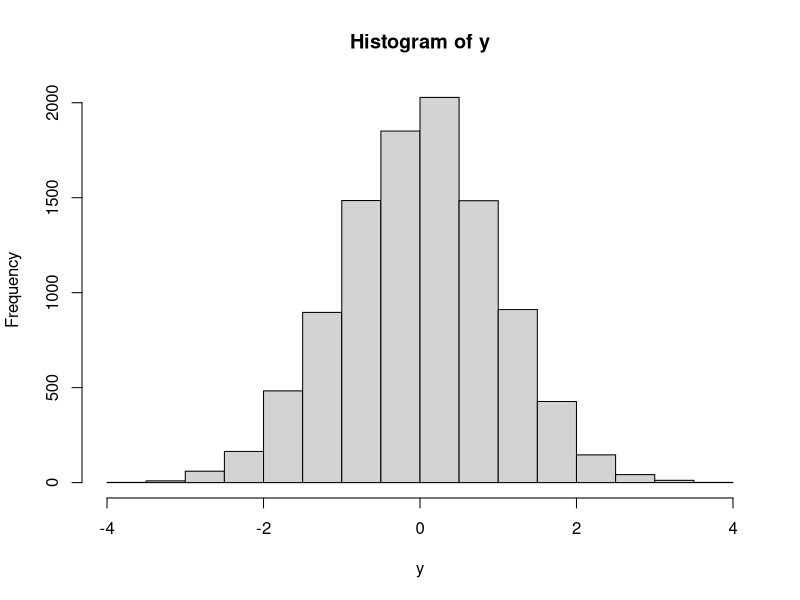

Here is the R script that generated this plot:
## EXERCISE 9 #####################################################################

# 9.1. Write a function that when passed a number, returns the number squared, the number cubed, and the square root of the number.

f1<-function(x){
  
  print(x^2)
  print(x^3)
  print(sqrt(x))
}
 
f1(2) #testing

# 9.2. Write a function that when passed a numeric vector, prints the value of the mean and standard deviation to the screen 

f2<-function(y){
  
  print(mean(y))
  print(sd(y))
  hist(y)
}

f2(rnorm(10000)) # testing

# 9.3. Management requires a function that calculates the sum of the lengths of 3 vectors. Write the function.

f3<-function(z1,z2,z3){
  
  a<-length(z1)
  b<-length(z2)
  c<-length(z3)
  sum<-a+b+c
  print(sum)
  
}

f3((1:8),(1:4),(1:5)) #testing
